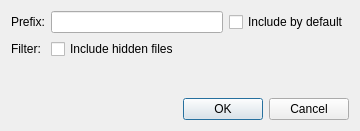
<?xml version="1.0" encoding="UTF-8"?>
<ui version="4.0">
 <class>Orca::Plugin::Core::FileSystemFilterOptions</class>
 <widget class="QDialog" name="Orca::Plugin::Core::FileSystemFilterOptions">
  <property name="geometry">
   <rect>
    <x>0</x>
    <y>0</y>
    <width>360</width>
    <height>131</height>
   </rect>
  </property>
  <property name="windowTitle">
   <string notr="true">Filter Configuration</string>
  </property>
  <layout class="QGridLayout" name="gridLayout">
   <item row="1" column="0">
    <widget class="QLabel" name="prefixLabel">
     <property name="text">
      <string notr="true">Prefix:</string>
     </property>
     <property name="buddy">
      <cstring>shortcutEdit</cstring>
     </property>
    </widget>
   </item>
   <item row="1" column="1">
    <widget class="QLineEdit" name="shortcutEdit"/>
   </item>
   <item row="1" column="2">
    <widget class="QCheckBox" name="includeByDefault">
     <property name="text">
      <string notr="true">Include by default</string>
     </property>
    </widget>
   </item>
   <item row="4" column="1" colspan="2">
    <widget class="QDialogButtonBox" name="buttonBox">
     <property name="orientation">
      <enum>Qt::Horizontal</enum>
     </property>
     <property name="standardButtons">
      <set>QDialogButtonBox::Cancel|QDialogButtonBox::Ok</set>
     </property>
    </widget>
   </item>
   <item row="3" column="1">
    <spacer name="verticalSpacer">
     <property name="orientation">
      <enum>Qt::Vertical</enum>
     </property>
     <property name="sizeHint" stdset="0">
      <size>
       <width>20</width>
       <height>20</height>
      </size>
     </property>
    </spacer>
   </item>
   <item row="2" column="1">
    <widget class="QCheckBox" name="hiddenFilesFlag">
     <property name="text">
      <string>Include hidden files</string>
     </property>
    </widget>
   </item>
   <item row="2" column="0">
    <widget class="QLabel" name="label_2">
     <property name="text">
      <string>Filter:</string>
     </property>
    </widget>
   </item>
  </layout>
 </widget>
 <resources/>
 <connections>
  <connection>
   <sender>buttonBox</sender>
   <signal>accepted()</signal>
   <receiver>Orca::Plugin::Core::FileSystemFilterOptions</receiver>
   <slot>accept()</slot>
   <hints>
    <hint type="sourcelabel">
     <x>248</x>
     <y>254</y>
    </hint>
    <hint type="destinationlabel">
     <x>157</x>
     <y>274</y>
    </hint>
   </hints>
  </connection>
  <connection>
   <sender>buttonBox</sender>
   <signal>rejected()</signal>
   <receiver>Orca::Plugin::Core::FileSystemFilterOptions</receiver>
   <slot>reject()</slot>
   <hints>
    <hint type="sourcelabel">
     <x>316</x>
     <y>260</y>
    </hint>
    <hint type="destinationlabel">
     <x>286</x>
     <y>274</y>
    </hint>
   </hints>
  </connection>
 </connections>
</ui>
